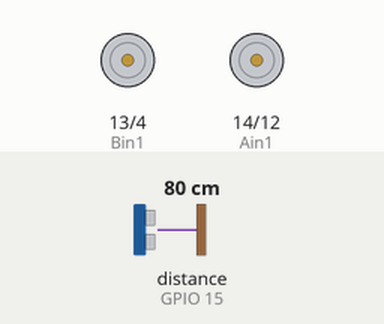
The sketch below on a simulated ESP8266 (NodeMCU). Shown: motor-driver pin pairs drawn as motors (green arrow = first pin HIGH = forward, orange = second pin HIGH = backward, longer = more drive). The test bench sets the inputs (shaded band); at power-on: distance to the obstacle (sensor on GPIO 15) 80 cm. The echo pulse lasts 58.3 µs per cm; WiFi joins after 1.5 s; servers stay silent unless stated; what the sketch prints to the serial monitor is not drawn.

Above: at 9.2 s.
At 33.69 s:
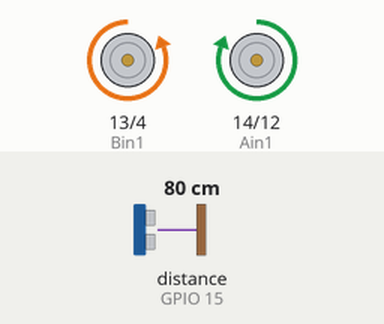
At 40.29 s:
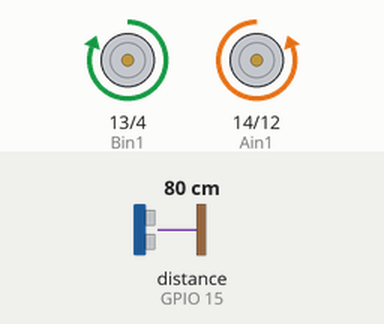
Timing chart, 0 to 41.8 s (numbered marks = the images above):
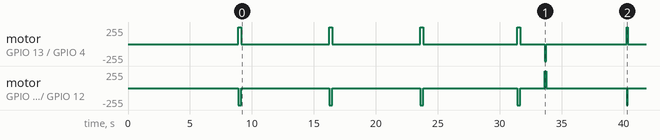

The sketch:

final_project_code.ino
```cpp
#include <ESP8266WiFi.h>

// for motor
#define Ain1 14
#define Ain2 12
#define Bin1 13
#define Bin2 4

// for two ultrasonic sensors
#define trigPin 5
#define echoPinFront 15
#define echoPinRight 16

// wifi AP point information
const char* ssid     = "ESPsoftAP_01";
const char* password = "EBD_project";

// for two ultrasonic sensors, one in the front, another one for the right
long durationFront;
long durationRight;
int distanceFront;
int distanceRight;
int tempDistance = 0;

// flag for determining current state
int obstacleAvoidance = 1;
int hasObstableFront = 0;
int hasObstableRight = 0;
int checkLeft = 0;
int checkRight = 0;

// variables for beacon navigation
int rotateForBeacon = 0;
int avgRSSI = 0;
int tempRSSI = 0;

void setup() {
  Serial.begin(9600);
  delay(100);
  connectWifi(); // We start by connecting to a WiFi network
  delay(100);
  setupMotor(); // setup motor pins
  delay(100);
  setupUltrasonic(); // setup ultrasonic sensors pins
  // initialize flags
  hasObstableFront = 0;
  hasObstableRight = 0;
  obstacleAvoidance = 1;
  checkLeft = 0;
  checkRight = 0;
  distanceFront = 100;
  distanceRight = 100;
}

void connectWifi() {
  Serial.println();
  Serial.println();
  Serial.print("Connecting to ");
  Serial.println(ssid);
  WiFi.begin(ssid, password);
  checkWifiStatus();
  Serial.println("");
  Serial.println("WiFi connected");
  Serial.println("IP address: ");
  Serial.println(WiFi.localIP());
}

void setupMotor() {
  pinMode(Ain1, OUTPUT);  //Ain1
  pinMode(Ain2, OUTPUT);  //Ain2
  pinMode(Bin1, OUTPUT);  //Bin1
  pinMode(Bin2, OUTPUT);  //Bin2
}

void setupUltrasonic() {
  pinMode(trigPin, OUTPUT);
  pinMode(echoPinFront, INPUT);
  pinMode(echoPinRight, INPUT);
}

void loop() {
  checkWifiStatus(); // recheck if wifi is connected before doing anything
  // Either in the initial stage or right after finishing object avoidance,
  // the obstacleAvoidance flag would be 1
  if(obstacleAvoidance == 1) {
    hasObstableFront = 0;
    hasObstableRight = 0;
    findBeacon();
  }
  //After finishing finding the beacon direction and there is no obstacle in the front
  if (obstacleAvoidance == 0 && hasObstableFront == 0){
    if(calAvgRSSI(50) >= -45) { //If condition met, stop the car.
      stopVehicle();
    }
    initialCheckFront(); // check if there is obstacle in the front, move forward if route is clear
  }
  //If there is obstacle in the front, enter obstacle avoidance mode.
  if (obstacleAvoidance == 0 && hasObstableFront == 1) {
    avoidObstacle(); // avoid the obstacle
    // set the correspoding flags indicating the end of obstacle avoidance
    obstacleAvoidance = 1;
    hasObstableFront = 0;
    hasObstableRight = 0;
  }
  delay(200);
}

void findBeacon() {
  findDirectionCoarse(); // find the coarse direction of the beacon (4 directions, turn 90 degrees each)
  obstacleAvoidance = 0; // set the flag to 0
  delay(500);
  findDirectionFine(); // find the fine-grained direction for the beacon and turn the that direction
}

void stopVehicle() {
  while(1) {
    delay(30000);
  }
}

void initialCheckFront() {
  distanceFront = calAvgDistance(echoPinFront, 5);
  delay(300);
  if(distanceFront <= 30) { // if there is an obstacle within 30 cm, set the flag to 1
    hasObstableFront = 1;
  } else { // if there is no obstacle in the front, move forward
    moveForward();
    delay(300);
  }
}

void checkWifiStatus() {
  while (WiFi.status() != WL_CONNECTED) {
    delay(500);
    Serial.print(".");
  }
}

void findDirectionCoarse() {
  rotateForBeacon = findDirection();
  delay(1000);
  while (rotateForBeacon > 0) { // turn the car based on rotateForBeacon
    turnRight();
    delay(800);
    rotateForBeacon -= 1;
  }
}

/**
  * Find the coarse direction of the beacon (4 directions, turn 90 degrees each)
  */
int findDirection() {
  avgRSSI = -100;
  rotateForBeacon = 0;
  for (int i = 0; i < 4; ++i) {
    if (i != 0) {
      turnRight();
    }
    delay(1000);
    tempRSSI = calAvgRSSI(120);
    Serial.print("tempRSSI :");
    Serial.println(tempRSSI);
    delay(100);
    if(tempRSSI > avgRSSI) {
      // if current detected avg RSSI is larger than current max, replace it
      // and store its ditection in rotateForBeacon
      avgRSSI = tempRSSI;
      rotateForBeacon = i;
    }
  }
  delay(500);
  turnRight();
  delay(500);
  return rotateForBeacon;
}

/**
  * Find the find-grained direction for the beacon, (3 directions, turn around 30 degrees each).
  */
void findDirectionFine() {
  rotateForBeacon = 0;
  avgRSSI = -100;
  turnLeftUnit(); // start with turning left for around 30 degrees
  delay(500);
  for (int i = -1; i < 2; i++) {
    if (i != -1) {
      turnRightUnit();
    }
    delay(1000);
    tempRSSI = calAvgRSSI(100);
    if(tempRSSI > avgRSSI) {
      avgRSSI = tempRSSI;
      rotateForBeacon = i;
    }
  }
  delay(500);
  turnLeftUnit();
  delay(800);
  if(rotateForBeacon < 0) { // adjust the car direction based on the result
    for(int i = 0; i > rotateForBeacon; i--) {
      delay(500);
      turnLeftUnit();
    }
  } else if(rotateForBeacon > 0) {
    for(int i = 0; i < rotateForBeacon; i++) {
      delay(500);
      turnRightUnit();
    }
  }
  delay(500);
}

/**
  * Avoid obstavle.
  */
void avoidObstacle() {
  checkLeft = 0;
  checkRight = 0;
  detectLeftObstacle(); // first turn left and check if there is obstacle on the left
  turnRight(); // return to previous direciton
  delay(1000);
  detectRightObstacle(); // turn right to check if there is obstacle on the right
  turnLeft(); // resume to previous position
  delay(1000);
  if (checkLeft == 1) { // there is obstacle on the left also
    avoidFrontAndLeftObstacle();
  } else { // there is obstacle on the right also
    avoidFrontAndRightObstacle();
  }
  obstacleAvoidanceFinish(); // successful avoid previous obstacle
}

void detectLeftObstacle() {
  turnLeft();
  setTrigPin();
  distanceFront = calAvgDistance(echoPinFront, 5);
  delay(1000);
  if(distanceFront <= 30) {
    checkLeft = 1; // if there is obstacle in the front after turning left, set the flag
  }
}

void detectRightObstacle() {
  turnRight();
  setTrigPin();
  distanceFront = calAvgDistance(echoPinFront, 5);
  delay(1000);
  if(distanceFront <= 30) {
    checkRight = 1; // if yes, set the flag
  }
}

/**
  * If there is also obstacle on the left, turn left and move backward
  * using the right sensor the detect if there is obstacle
  * keep moving backward until away from obstacle
  */
void avoidFrontAndLeftObstacle() {
  turnLeft();
  delay(500);
  setTrigPin();
  distanceRight = calAvgDistance(echoPinRight, 5);
  delay(1000);
  while (distanceRight <= 30) {
    moveBackward();
    delay(100);
    setTrigPin();
    distanceRight = calAvgDistance(echoPinRight, 5);
    delay(1000);
  }
  backwardFastMoving();
}

/** if there is also obstacle on the right, turn left and move forward
  * using the right sensor the detect if there is obstacle
  * keep moving forward until away from obstacle
  */
void avoidFrontAndRightObstacle() {
  turnLeft();
  delay(1000);
  setTrigPin();
  distanceRight = calAvgDistance(echoPinRight, 5);
  delay(100);
  while (distanceRight <= 30) {
    moveForward();
    delay(100);
    setTrigPin();
    distanceRight = calAvgDistance(echoPinRight, 5);
    delay(1000);
  }
  forwardFastMoving();
}

void forwardFastMoving() {
  delay(500);
  moveForward();
  delay(500);
  moveForward();
  delay(500);
}

void backwardFastMoving() {
  delay(500);
  moveBackward();
  delay(500);
  moveBackward();
  delay(500);
}

/**
  * After going away from the obstacle, turn right and move forward three steps.
  */
void obstacleAvoidanceFinish() {
  delay(500);
  turnRight();
  delay(500);
  moveForward();
  delay(500);
  moveForward();
  delay(500);
  moveForward();
  delay(500);
}

/**
  * Calculate average RSSI strength, num denotes how many data for calculating an average value.
  */
int calAvgRSSI(int num){
  tempRSSI = 0;
  for(int i = 0; i < num; ++i) {
    delay(50);
    tempRSSI += WiFi.RSSI();
  }
  return tempRSSI/num;
}

void setTrigPin() {
  // Clear the trigPin by setting it LOW:
  digitalWrite(trigPin, LOW);
  delayMicroseconds(5);
  // Trigger the sensor by setting the trigPin high for 10 microseconds:
  digitalWrite(trigPin, HIGH);
  delayMicroseconds(10);
  digitalWrite(trigPin, LOW);
}

/**
  * Calculate distance for a certain pin (either front sensor or right sensor).
  */
int calDistance(int echoPin) {
  setTrigPin();
  int duration = pulseIn(echoPin, HIGH);
  return duration * 0.034 / 2; // Calculate the distance
}

/**
  * Calculate average distance for a certain pin, num denotes how many data for calculating an average value.
  */
int calAvgDistance(int echoPin, int num) {
  setTrigPin();
  tempDistance = 0;
  for(int i = 0;i < num; i++) {
    tempDistance = calDistance(echoPin) + tempDistance;
    delay(100);
  }
  return tempDistance/num;
}

/**
  * Move car forward, the delay() is used for controlling moving distance.
  */
void moveForward(){
  wheelRollForward(Ain1, Ain2);
  wheelRollForward(Bin1, Bin2);
  delay(200);
  setLow();
}

/**
  * Move car backward, the delay() is used for controlling moving distance.
  */
void moveBackward(){
  wheelRollBackward(Ain1, Ain2);
  wheelRollBackward(Bin1, Bin2);
  delay(200);
  setLow();
}

/**
  * Turn car left for around 30 degrees, delay for controlling turning degrees.
  */
void turnLeftUnit() {
  wheelRollForward(Ain1, Ain2);
  wheelRollBackward(Bin1, Bin2);
  delay(90);
  setLow();
}

/**
  * Turn car right for around 30 degrees, delay for controlling turning degrees.
  */
void turnRightUnit() {
  wheelRollBackward(Ain1, Ain2);
  wheelRollForward(Bin1, Bin2);
  delay(90);
  setLow();
}

/**
  * Turn car left for around 90 degrees, delay for controlling turning degrees.
  */
void turnLeft() {
  wheelRollForward(Ain1, Ain2);
  wheelRollBackward(Bin1, Bin2);
  delay(225);
  setLow();
}

/**
  * Turn car left for around 90 degrees, delay for controlling turning degrees.
  */
void turnRight() {
  wheelRollBackward(Ain1, Ain2);
  wheelRollForward(Bin1, Bin2);
  delay(225);
  setLow();
}

void wheelRollForward(int pinOne, int pinTwo) {
  digitalWrite(pinOne, HIGH);
  digitalWrite(pinTwo, LOW);
}

void wheelRollBackward(int pinOne, int pinTwo) {
  digitalWrite(pinOne, LOW);
  digitalWrite(pinTwo, HIGH);
}

void setLow() {
  digitalWrite(Ain1, LOW);
  digitalWrite(Ain2, LOW);
  digitalWrite(Bin1, LOW);
  digitalWrite(Bin2, LOW);
}
```

Measured:
- by itself, motor on GPIO 13 (Bin1) / GPIO 4 (Bin2): stopped → forward 255/255 at 8.9 s, → stopped 0.23 s later, → forward 255/255 7.1 s later, → stopped 0.23 s later, … (12 changes in this stretch)
- by itself, motor on GPIO 14 (Ain1) / GPIO 12 (Ain2): stopped → backward 255/255 at 8.9 s, → stopped 0.23 s later, → backward 255/255 7.1 s later, → stopped 0.23 s later, … (12 changes in this stretch)
